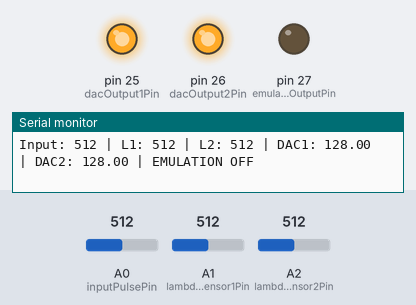
A sketch run on a simulated Arduino Mega 2560, built with avr-gcc and run on an emulated ATmega2560. On the bench: output pins drawn as LEDs (lit = HIGH), the last lines printed to the serial monitor. Dashed ring = blinking. The inputs (shaded band) are chosen by the test bench; at power-on: A2 (lambdaSensor2Pin) = 512, A1 (lambdaSensor1Pin) = 512, A0 (inputPulsePin) = 512.

Above: at 1.2 s.
1.3 s: A2 (lambdaSensor2Pin) set to 586
2.8 s: A2 (lambdaSensor2Pin) set to 607
At 4.1 s:
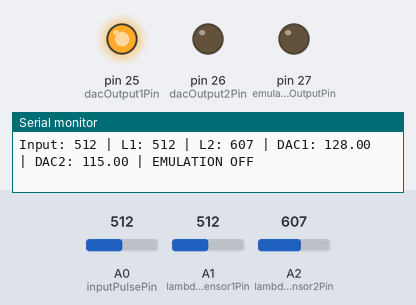
5.8 s: A1 (lambdaSensor1Pin) set to 407
8.8 s: A1 (lambdaSensor1Pin) set to 381
At 11.7 s:
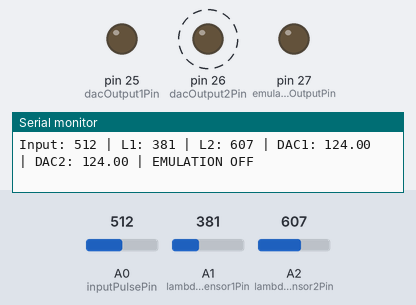
11.8 s: A2 (lambdaSensor2Pin) set to 590
At 14.5 s:
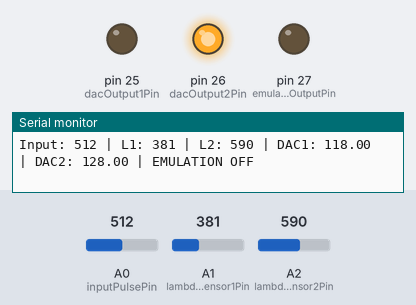
14.8 s: A2 (lambdaSensor2Pin) set to 610
At 15.45 s:
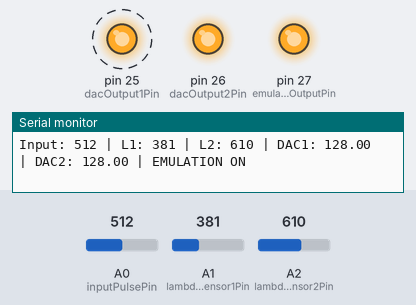
Timing chart, 0 to 18.8 s (numbered marks = the images above; inputs shaded):
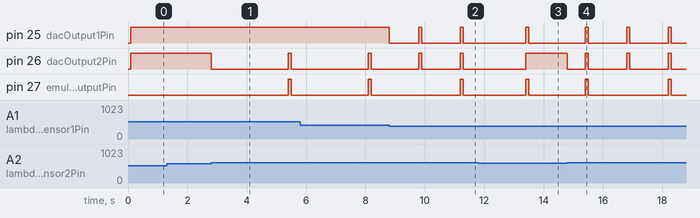

Measured:
- the behaviour switches between 600 and 601 on A2 (lambdaSensor2Pin) (found by bisection; images 0 and 1)
- the behaviour switches between 400 and 399 on A1 (lambdaSensor1Pin) (found by bisection; images 1 and 2)
- after the input at 2.8 s, pin 26 (dacOutput2Pin): HIGH → LOW at once, → HIGH 2.6 s later, → LOW 0.10 s later; pin 27 (emulationOutputPin): LOW → HIGH after 2.6 s, → LOW 0.10 s later
- after the input at 8.8 s, pin 25 (dacOutput1Pin): goes LOW 1.0 s, HIGH 0.10 s, LOW 1.3 s, HIGH 0.10 s, then LOW, starting at once; pin 27 (emulationOutputPin): LOW → HIGH after 2.4 s, → LOW 0.10 s later
- after the input at 14.8 s, pin 26 (dacOutput2Pin): HIGH → LOW at once, then repeats every 1.4 s: HIGH 0.10 s, LOW 1.3 s

The sketch:

offset3.ino
```cpp
#include <Arduino.h>

// PIN CONFIGURATION
const int inputPulsePin = A0;      // Analog input from injection computer
const int lambdaSensor1Pin = A1;   // Lambda sensor 1 analog input
const int lambdaSensor2Pin = A2;   // Lambda sensor 2 analog input
const int dacOutput1Pin = 25;      // DAC 1 output (Subgroup 1 offset)
const int dacOutput2Pin = 26;      // DAC 2 output (Subgroup 2 offset)
const int emulationOutputPin = 27;  // Digital output for emulated lambda signal

// SYSTEM CONSTANTS
const int offsetBaseline = 128;   // 128 is 0 offset
const float controlStep = 0.5;      // Amount of offset adjustment per loop
const int dacMin = 0;              // Minimum DAC value
const int dacMax = 255;            // Maximum DAC value

// TARGET AIR-FUEL RATIO (AFR) VALUES
// Adjust these based on the characteristics of your engine and sensors.
// A common definition for narrowband sensors is that 0.4-0.6V is stoichiometric (λ = 1).
const int leanLambdaTarget = 400;   // Target reading for slightly lean condition (e.g., 0.4V)
const int richLambdaTarget = 600;   // Target reading for slightly rich condition (e.g., 0.6V)

// CONTROL LOOP TIMING
const unsigned long loopDelayMillis = 100;   // Delay between loops in milliseconds
unsigned long lastLoopTime = 0;

// STATE VARIABLES
float dac1Value = offsetBaseline;
float dac2Value = offsetBaseline;

void setup() {
  Serial.begin(115200);

  // Configure output pins
  pinMode(dacOutput1Pin, OUTPUT);
  pinMode(dacOutput2Pin, OUTPUT);
  pinMode(emulationOutputPin, OUTPUT);

  // Initialize emulation output pin to a default state (e.g., low)
  digitalWrite(emulationOutputPin, LOW);
}

void loop() {
  // Check if enough time has passed to run the control loop
  if (millis() - lastLoopTime < loopDelayMillis) {
    return;
  }
  lastLoopTime = millis();

  // READ INPUTS
  int inputPulseLength = analogRead(inputPulsePin);
  int lambda1Reading = analogRead(lambdaSensor1Pin);
  int lambda2Reading = analogRead(lambdaSensor2Pin);

  // CALCULATE DAC OFFSETS
  // Maintain slight lean reading in subgroup 1 (e.g., higher pulse length if rich)
  if (lambda1Reading > leanLambdaTarget) {
    dac1Value += controlStep;
  } else if (lambda1Reading < leanLambdaTarget) {
    dac1Value -= controlStep;
  }

  // Maintain slight rich reading in subgroup 2 (e.g., lower pulse length if lean)
  if (lambda2Reading > richLambdaTarget) {
    dac2Value -= controlStep;
  } else if (lambda2Reading < richLambdaTarget) {
    dac2Value += controlStep;
  }

  // CONSTRAINT CHECKING AND EMULATION
  bool constraintsExceeded = false;

  // Check if offsets are symmetrical around the baseline
  float averageDacValue = (dac1Value + dac2Value) / 2.0;
  if (abs(averageDacValue - offsetBaseline) > offsetBaseline * 0.1) {
    // Symmetrical offset check: Is the average offset significantly different from 128?
    // You might want to adjust this check based on your desired level of symmetry.
    constraintsExceeded = true;
  }

  // Check if DAC values are within the constraints
  if (dac1Value < dacMin || dac1Value > dacMax || dac2Value < dacMin || dac2Value > dacMax) {
    constraintsExceeded = true;
  }

  // HANDLE CONSTRAINTS AND EMULATION
  if (constraintsExceeded) {
    // Set DAC values to a safe default if constraints are exceeded (e.g., baseline)
    dac1Value = offsetBaseline;
    dac2Value = offsetBaseline;

    // EMULATE NARROWBAND LAMBDA SIGNAL (Example: Toggle emulationOutputPin based on time)
    // You'll likely need a more complex signal based on your specific requirements.
    if ((millis() / 500) % 2 == 0) {
      digitalWrite(emulationOutputPin, HIGH);
    } else {
      digitalWrite(emulationOutputPin, LOW);
    }
  } else {
    // If within constraints, ensure DAC values stay within limits
    dac1Value = max(dacMin, min(dacMax, (int)dac1Value));
    dac2Value = max(dacMin, min(dacMax, (int)dac2Value));

    // Turn off emulation signal when operating within constraints
    digitalWrite(emulationOutputPin, LOW);
  }

  // UPDATE DAC OUTPUTS
  analogWrite(dacOutput1Pin, dac1Value);
  analogWrite(dacOutput2Pin, dac2Value);

  // (Optional) PRINT MONITORING DATA TO SERIAL
  Serial.print("Input: "); Serial.print(inputPulseLength);
  Serial.print(" | L1: "); Serial.print(lambda1Reading);
  Serial.print(" | L2: "); Serial.print(lambda2Reading);
  Serial.print(" | DAC1: "); Serial.print(dac1Value);
  Serial.print(" | DAC2: "); Serial.print(dac2Value);
  if (constraintsExceeded) {
    Serial.print(" | EMULATION ON");
  } else {
    Serial.print(" | EMULATION OFF");
  }
  Serial.println();
}
```
